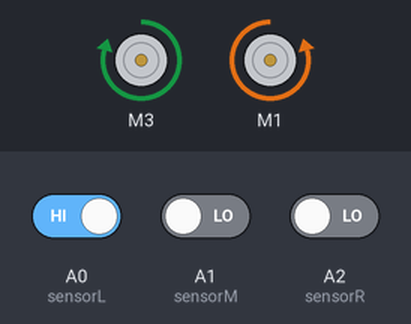
Recording of a sketch running on a simulated Arduino Leonardo, built with avr-gcc and run on an emulated ATmega32U4. Shown: 2 × DC motor (green arrow = forward, orange = backward, longer = faster). Inputs (shaded band) come from the test bench; at power-on: A0 (sensorL) HIGH, A2 (sensorR) LOW, A1 (sensorM) LOW.

Above: at 1.2 s.
1.3 s: A0 (sensorL) driven LOW
At 2.1 s:
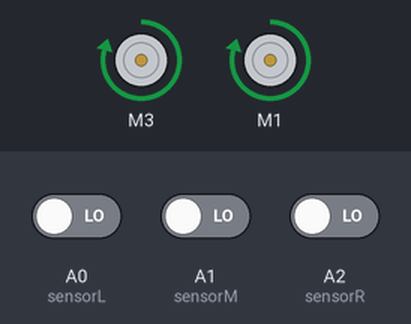
2.8 s: A2 (sensorR) driven HIGH
At 3.2 s:
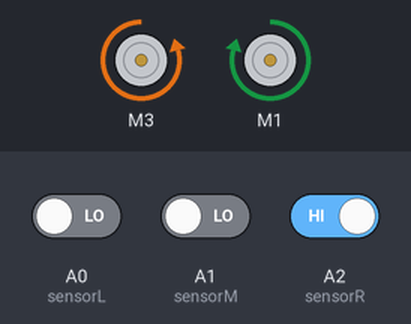
4.3 s: A0 (sensorL) driven HIGH
At 5.5 s:
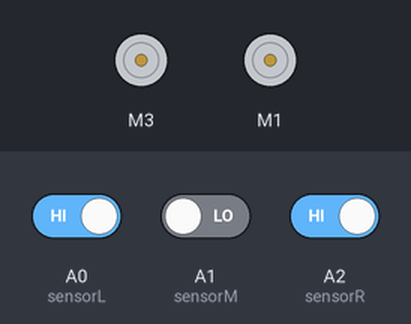
5.8 s: A2 (sensorR) driven LOW
At 6.7 s:
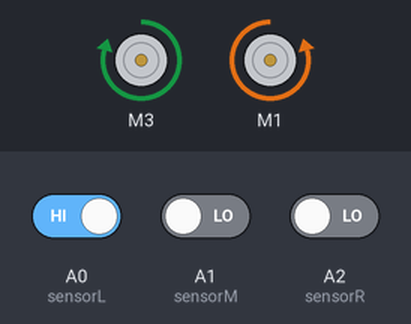
Timing chart, 0 to 8.3 s (numbered marks = the images above; inputs shaded):
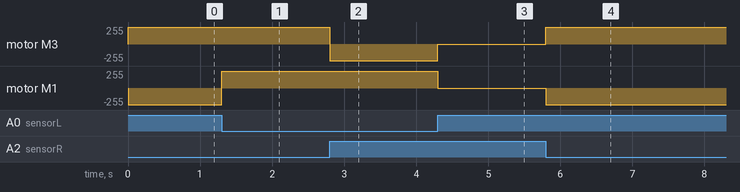

Measured:
- after the input at 1.3 s, motor M1: backward 250/255 → forward 250/255 at once
- after the input at 2.8 s, motor M3: forward 250/255 → backward 250/255 at once
- after the input at 4.3 s, motor M3: backward 250/255 → stopped at once; motor M1: forward 250/255 → stopped at once
- after the input at 5.8 s, motor M3: stopped → forward 250/255 at once; motor M1: stopped → backward 250/255 at once

The sketch:

IRLineFollowerRobot.ino
```cpp
#include "AFMotor.h"
//BlackIR
// black : HIGHT : 1
// white : LOW : 0
#define Black HIGH
#define White LOW
//Red ID
// black : HIGHT : 0
// white : LOW : 1
//#define Black LOW
//#define White HIGH
AF_DCMotor motorR (3);
AF_DCMotor motorL (1);
int sensorL = A0;
int sensorM = A1;
int sensorR = A2;
int readingL;
int readingM;
int readingR;
int velocity = 250;
int velocityR=0;
int velocityL=0;
void setup() {
  pinMode(sensorL, INPUT);
  pinMode(sensorM, INPUT);
  pinMode(sensorR, INPUT);
  velocityR=velocity;
  velocityL=velocity;
}

void loop() {
  readingM = digitalRead(sensorM);
  readingR = digitalRead(sensorR);
  readingL = digitalRead(sensorL);
  if (readingL == White && readingR == White  )
  {
    motorR.setSpeed(velocityR);
    motorL.setSpeed(velocityL);
    motorR.run(FORWARD);
    motorL.run(FORWARD);
  }

  else if (readingL == Black && readingR == White )
  {
    motorR.setSpeed(velocityR);
   motorL.setSpeed(velocityL);
        motorL.run(BACKWARD);
    motorR.run(FORWARD);
  }
  else if (readingL == White &&  readingR == Black )
  {
    motorR.setSpeed(velocityR);
    motorL.setSpeed(velocityL);
    motorL.run(FORWARD);
    motorR.run(BACKWARD);

  }

  else if (readingL == Black  && readingR == Black )
  {

    motorR.setSpeed(0);
    motorL.setSpeed(0);
    motorR.run(RELEASE);
    motorL.run(RELEASE);

  }


  else
  {}

}
```
